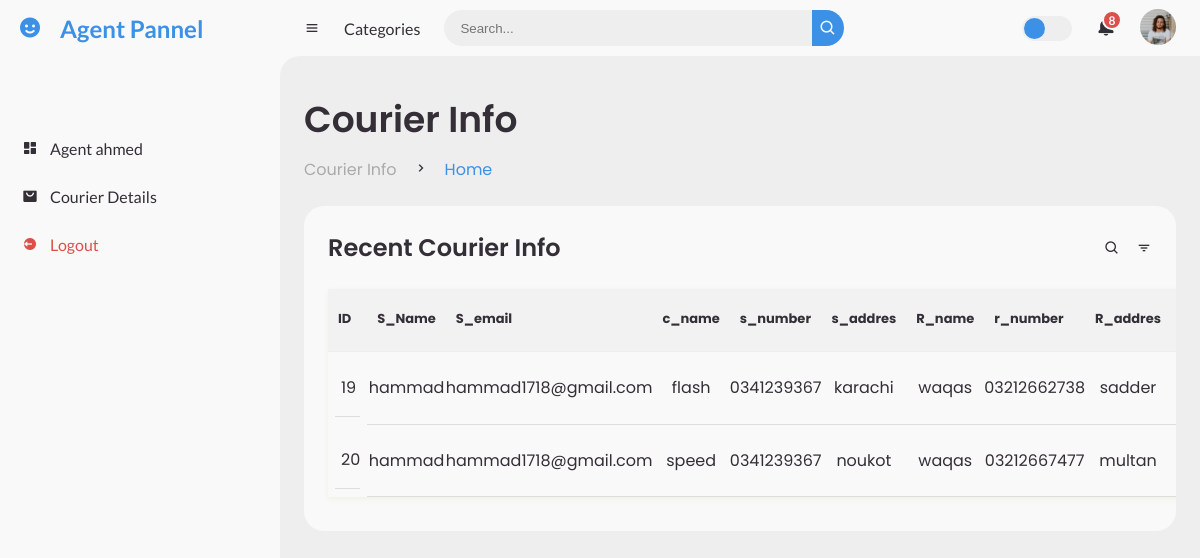
/agentpannel/courier_info.php (signed in), run on the app's committed database.
### tables this page shows
CREATE TABLE `registration` (
  `courier_id` int(20) NOT NULL,
  `sender_name` varchar(255) NOT NULL,
  `sender_email` varchar(100) NOT NULL,
  `company_name` varchar(50) NOT NULL,
  `sender_number` varchar(20) NOT NULL,
  `addres` text NOT NULL,
  `r_name` varchar(255) NOT NULL,
  `r_number` varchar(20) NOT NULL,
  `r_addres` text NOT NULL,
  `package_weight` decimal(5,2) NOT NULL,
  `package_dec` text NOT NULL,
  `deilvery_date` date NOT NULL,
  `image` blob NOT NULL,
  `agent_name` varchar(100) NOT NULL,
  `user_id` int(11) NOT NULL,
  `status` varchar(50) NOT NULL DEFAULT 'Pending'
);

### agentpannel/courier_info.php (the view, shortened to what this page needs)
<?php
include "navbar.php";
include "../conn.php";
$loggedInAgentName = $_SESSION['username'];
?>
<main>
    <div class="head-title">
        <div class="left">
            <h1>Courier Info</h1>
            <ul class="breadcrumb">
                <li><a href="#">Courier Info</a></li>
                <li><i class='bx bx-chevron-right'></i></li>
                <li><a class="active" href="index.php">Home</a></li>
            </ul>
        </div>
    </div>
    <div class="table-data">
        <div class="order">
            <div class="head">
                <h3>Recent Courier Info</h3>
                <i class='bx bx-search'></i>
                <i class='bx bx-filter'></i>
            </div>
            <table>
                <thead>
                    <tr>
                        <th>ID</th>
                        <th>S_Name</th>
                        <th>S_email</th>
                        <th>c_name</th>
                        <th>s_number</th>
                        <th>s_addres</th>
                        <th>R_name</th>
                        <th>r_number</th>
                        <th>R_addres</th>
                        <th>package_weight</th>
                    </tr>
                </thead>
                <?php
                                $select = "SELECT * FROM registration WHERE agent_name = '$loggedInAgentName'";
                $result = mysqli_query($conn, $select);
                while ($row = mysqli_fetch_array($result)) { ?>
                    <tbody>
                        <tr>
                            <td><?php echo $row['courier_id'] ?> </td>
                            <td><?php echo $row['sender_name'] ?> </td>
                            <td><?php echo $row['sender_email'] ?> </td>
                            <td><?php echo $row['company_name'] ?> </td>
                            <td><?php echo $row['sender_number'] ?> </td>
                            <td><?php echo $row['addres'] ?></td>
                            <td><?php echo $row['r_name'] ?> </td>
                            <td><?php echo $row['r_number'] ?></td>
                            <td><?php echo $row['r_addres'] ?></td>
                            <td><?php echo $row['package_weight'] ?>Kg </td>
                        </tr>
                    </tbody>
                <?php } ?>
            </table>
        </div>
    </div>
</main>
</section>
</body>
</html>

### agentpannel/style.css (style rules this page uses)
* { margin: 0; padding: 0; box-sizing: border-box; }
a { text-decoration: none; }
li { list-style: none; }
:root { --poppins: 'Poppins', sans-serif; --lato: 'Lato', sans-serif; --light: #F9F9F9; --blue: #3C91E6; --light-blue: #CFE8FF; --grey: #eee; --dark-grey: #AAAAAA; --dark: #342E37; --red: #DB504A; --yellow: #FFCE26; --light-yellow: #FFF2C6; --orange: #FD7238; --light-orange: #FFE0D3; }
html { overflow-x: hidden; }
body { background: var(--grey); overflow-x: hidden; }
#content main { width: 100%; padding: 36px 24px; font-family: var(--poppins); max-height: calc(100vh - 56px); overflow-y: auto; }
#content main .head-title { display: flex; align-items: center; justify-content: space-between; grid-gap: 16px; flex-wrap: wrap; }
#content main .head-title .left h1 { font-size: 36px; font-weight: 600; margin-bottom: 10px; color: var(--dark); }
#content main .head-title .left .breadcrumb { display: flex; align-items: center; grid-gap: 16px; }
#content main .head-title .left .breadcrumb li { color: var(--dark); }
#content main .head-title .left .breadcrumb li a { color: var(--dark-grey); pointer-events: none; }
#content main .head-title .left .breadcrumb li a.active { color: var(--blue); pointer-events: unset; }
#content main .table-data { display: flex; flex-wrap: wrap; grid-gap: 24px; margin-top: 24px; width: 100%; color: var(--dark); }
#content main .table-data > div { border-radius: 20px; background: var(--light); padding: 24px; overflow-x: auto; }
#content main .table-data .head { display: flex; align-items: center; grid-gap: 16px; margin-bottom: 24px; }
#content main .table-data .head h3 { margin-right: auto; font-size: 24px; font-weight: 600; }
#content main .table-data .head .bx { cursor: pointer; }
#content main .table-data .order { flex-grow: 1; flex-basis: 500px; }
#content main .table-data .order table { width: 100%; border-collapse: collapse; }
#content main .table-data .order table th { padding-bottom: 12px; font-size: 13px; text-align: left; border-bottom: 1px solid var(--grey); }
#content main .table-data .order table td { padding: 16px 0; }
#content main .table-data .order table tr td:first-child { display: flex; align-items: center; grid-gap: 12px; padding-left: 6px; }

### data on the page
registration: courier_id "19", sender_name "hammad", sender_email "hammad1718@gmail.com", company_name "flash", sender_number "0341239367", addres "karachi", r_name "waqas", r_number "03212662738", r_addres "sadder"
registration: courier_id "20", sender_name "hammad", sender_email "hammad1718@gmail.com", company_name "speed", sender_number "0341239367", addres "noukot", r_name "waqas", r_number "03212667477", r_addres "multan"

### other printed values
$_SESSION['username'] "ahmed"
